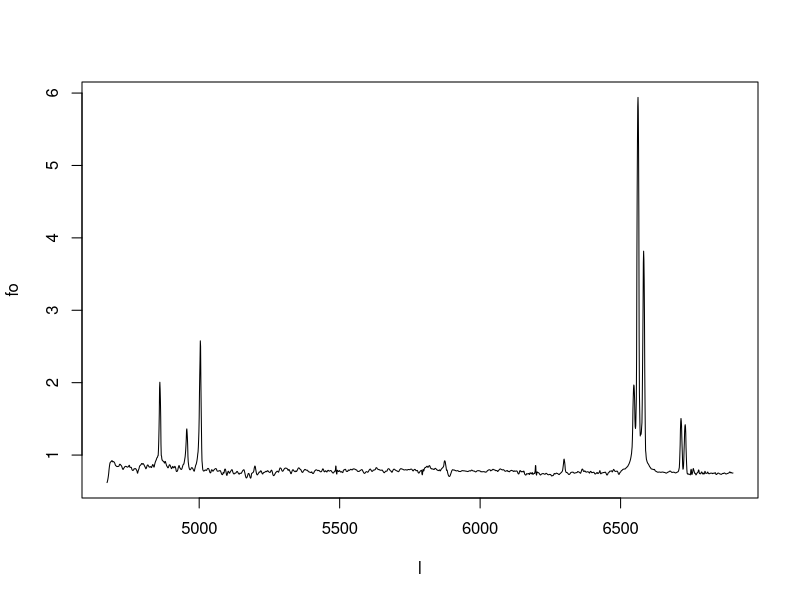
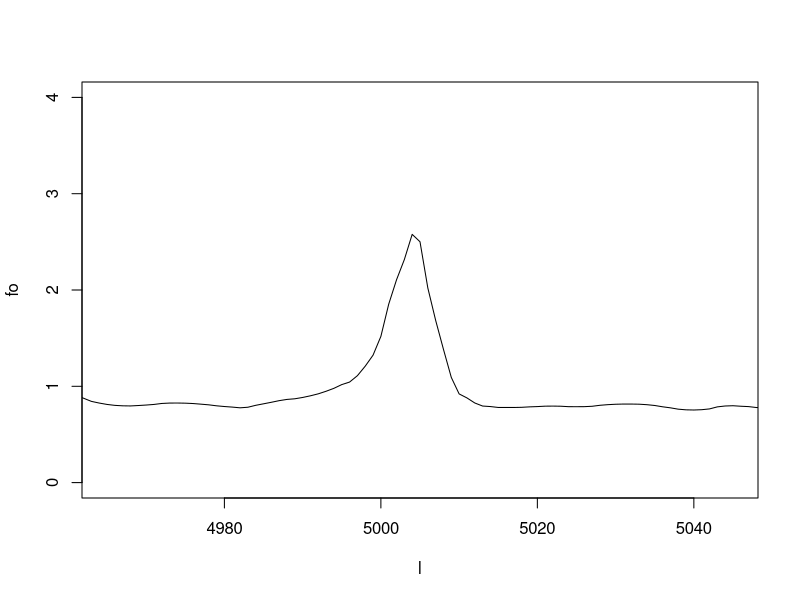
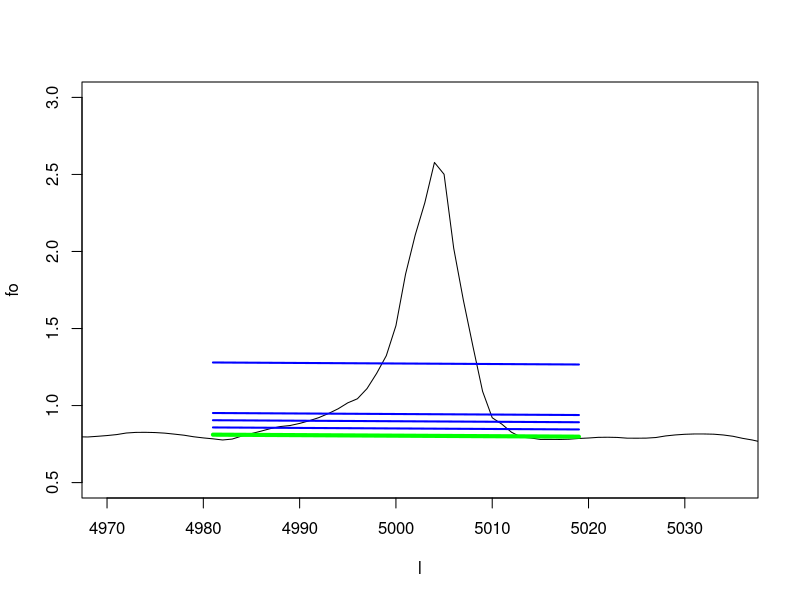
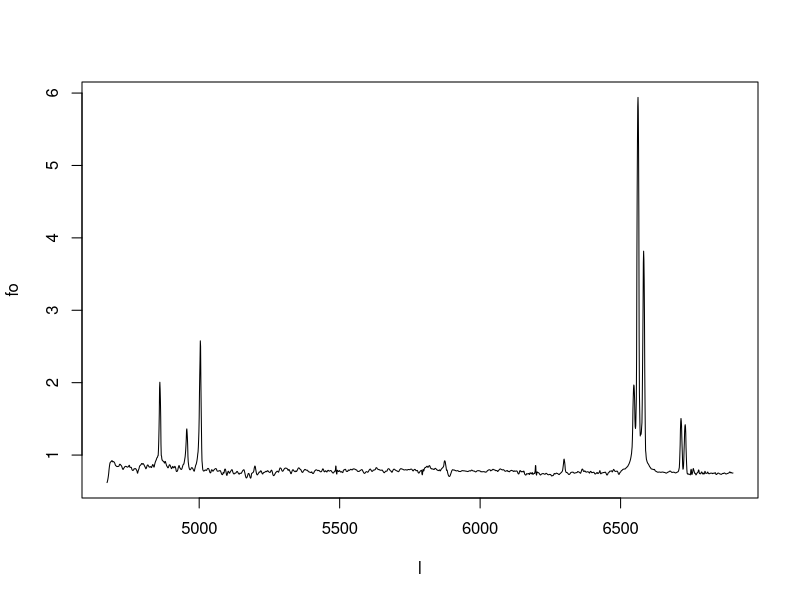
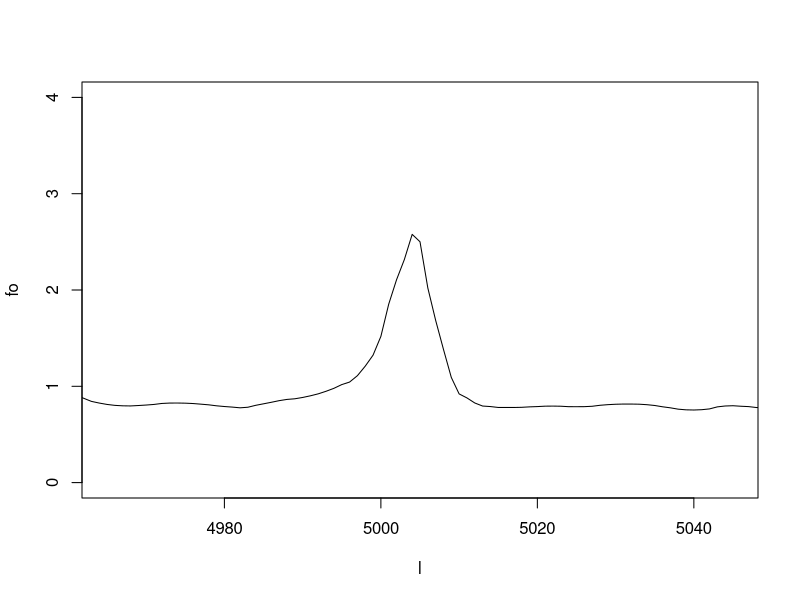
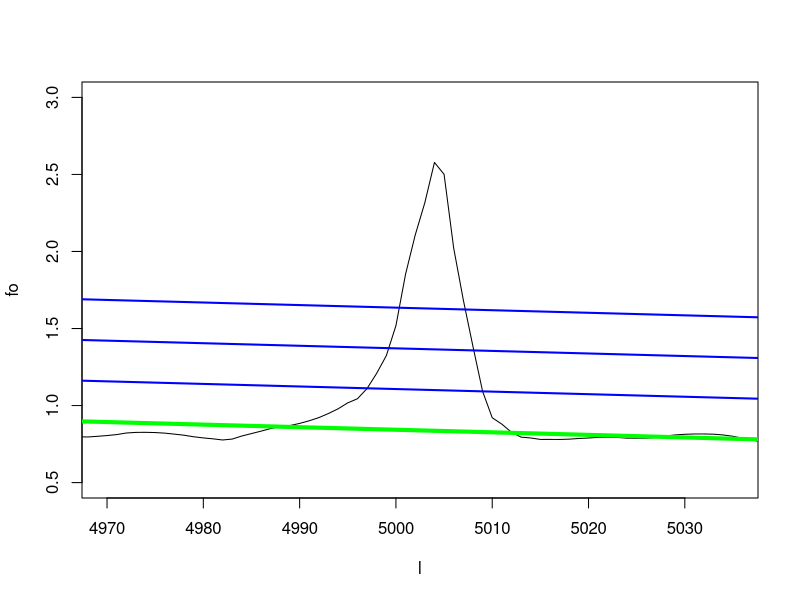

Write R code to recreate these figures, in order.
setwd('~/Downloads/Semana11/')

data = read.table('spec155161.dat',header=TRUE)
attach(data)
head(data)

plot(l,fo,type='l')
plot(l,fo,type='l', xlim = c(4965,5045), ylim=c(0,4))

# Ventana del continuo
lw1 = l[which(l >= 4970 & l <= 4980)]
fw1 = fo[which(l >= 4970 & l <= 4980)]

lw2 = l[which(l >= 5020 & l <= 5030)]
fw2 = fo[which(l >= 5020 & l <= 5030)]

# SNR en cada ventana
snw1 = mean(fw1)/sd(fw1)
snw2 = mean(fw2)/sd(fw2)

# Ventana de la linea
lOIII = l[which(l >= 4981 & l <= 5019)]
fOIII = fo[which(l >= 4981 & l <= 5019)]

#Hacemos un modelo lineal del continuo
mod1 = lm(fw1 ~ lw1)
summary(mod1)

mod2 = lm(fw2 ~ lw2)
summary(mod2)

newf_fit = c(fw1,fw2)
newl_fit = c(lw1,lw2)

mod3 = lm(newf_fit ~ newl_fit)

fmod1 = mod1$coefficients[2]*lOIII + mod1$coefficients[1]
fmod2 = mod2$coefficients[2]*lOIII + mod2$coefficients[1]
fmod3 = mod3$coefficients[2]*lOIII + mod3$coefficients[1]

# Continuo promedio
cont_mean = (fmod1 + fmod2)/2
lcont = c(lw1,lw2)
fcont = c(fw1,fw2)
  
fmod1_cont = mod1$coefficients[2]*lcont + mod1$coefficients[1]
fmod2_cont = mod2$coefficients[2]*lcont + mod2$coefficients[1]

F_cont = (rowMeans(cbind(fmod1_cont,fmod2_cont)))
disp_Cont = mean(abs(fcont - F_cont))

F_linea = fOIII - cont_mean
F_linea

Signal = sum(F_linea)

Noise = disp_Cont
Noise

#Distribución de Poisson normalizada
Npix <- length(fOIII)
pk<- rpois(n=Npix, lambda = 1)        #Distribución aleatoria
Pk <- (pk-min(pk))/(max(pk)-min(pk))  #Normalizada
print(sd(Pk)/mean(Pk))                #comprobación de normalización

#ruido de Poisson de la línea
np <- Pk*sqrt(fOIII)

Noise_final <- sqrt(disp_Cont^2 + sd(np)^2)
SNR_final <- Signal/Noise_final

SNR_final

plot(l,fo,type='l', xlim = c(4970,5035), ylim=c(0.5,3.0))
lines(lOIII,fmod3,col='green',lwd=4)
lines(lOIII,fmod3+Noise,col='blue',lwd=2)
lines(lOIII,fmod3+2*Noise,col='blue',lwd=2)
lines(lOIII,fmod3+3*Noise,col='blue',lwd=2)
lines(lOIII,fmod3+10*Noise,col='blue',lwd=2)

#Calcular todo esto pero para Hbeta. 4861 en Ang.

setwd('~/Downloads/Semana11/')

data = read.table('spec155161.dat',header=TRUE)
attach(data)
head(data)

plot(l,fo,type='l')
plot(l,fo,type='l', xlim = c(4965,5045), ylim=c(0,4))


# Ventana del continuo
lw1 = l[which(l >= 4840 & l <= 4880)]
fw1 = fo[which(l >= 4840 & l <= 4880)]

lw2 = l[which(l >= 5020 & l <= 5030)]
fw2 = fo[which(l >= 5020 & l <= 5030)]

# SNR en cada ventana
snw1 = mean(fw1)/sd(fw1)
snw2 = mean(fw2)/sd(fw2)

# Ventana de la linea
lOIII = l[which(l >= 4850 & l <= 5870)]
fOIII = fo[which(l >= 4850 & l <= 5870)]

#Hacemos un modelo lineal del continuo
mod1 = lm(fw1 ~ lw1)
summary(mod1)

mod2 = lm(fw2 ~ lw2)
summary(mod2)

newf_fit = c(fw1,fw2)
newl_fit = c(lw1,lw2)

mod3 = lm(newf_fit ~ newl_fit)

fmod1 = mod1$coefficients[2]*lOIII + mod1$coefficients[1]
fmod2 = mod2$coefficients[2]*lOIII + mod2$coefficients[1]
fmod3 = mod3$coefficients[2]*lOIII + mod3$coefficients[1]

# Continuo promedio
cont_mean = (fmod1 + fmod2)/2
lcont = c(lw1,lw2)
fcont = c(fw1,fw2)

fmod1_cont = mod1$coefficients[2]*lcont + mod1$coefficients[1]
fmod2_cont = mod2$coefficients[2]*lcont + mod2$coefficients[1]

F_cont = (rowMeans(cbind(fmod1_cont,fmod2_cont)))
disp_Cont = mean(abs(fcont - F_cont))

F_linea = fOIII - cont_mean
F_linea

Signal = sum(F_linea)

Noise = disp_Cont
Noise

#Distribución de Poisson normalizada
Npix <- length(fOIII)
pk<- rpois(n=Npix, lambda = 1)        #Distribución aleatoria
Pk <- (pk-min(pk))/(max(pk)-min(pk))  #Normalizada
print(sd(Pk)/mean(Pk))                #comprobación de normalización

#ruido de Poisson de la línea
np <- Pk*sqrt(fOIII)

Noise_final <- sqrt(disp_Cont^2 + sd(np)^2)
SNR_final <- Signal/Noise_final

SNR_final

plot(l,fo,type='l', xlim = c(4970,5035), ylim=c(0.5,3.0))
lines(lOIII,fmod3,col='green',lwd=4)
lines(lOIII,fmod3+Noise,col='blue',lwd=2)
lines(lOIII,fmod3+2*Noise,col='blue',lwd=2)
lines(lOIII,fmod3+3*Noise,col='blue',lwd=2)
lines(lOIII,fmod3+10*Noise,col='blue',lwd=2)


# Tarea correr el Hb y correr lo de la Fosfina.
